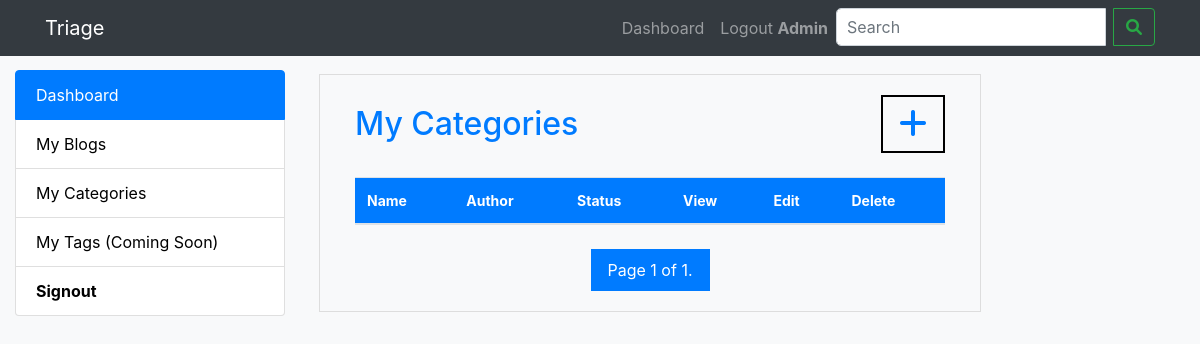
Before: /my-categories/ (signed in) with the older database file.
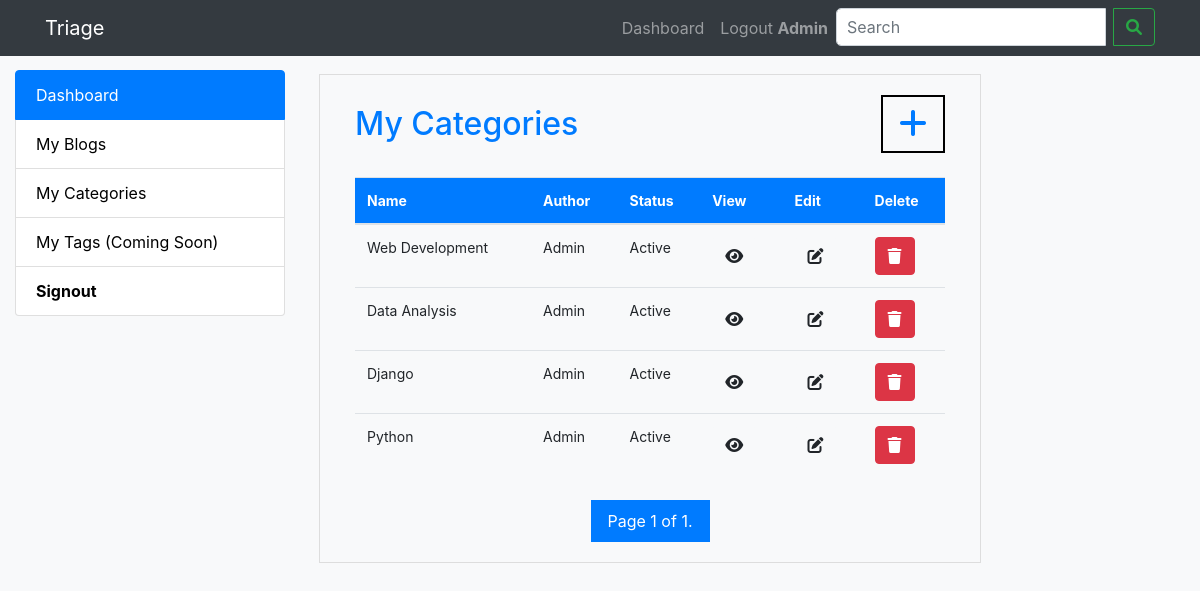
After: the same page with the newer database file.
### blog/models.py (models this page shows, shortened)
class Category(models.Model):
    name = models.CharField(max_length=255)
    content = models.CharField(max_length=255)
    author = models.ForeignKey(User, on_delete=models.CASCADE)
    created_at = models.DateTimeField(auto_now_add=True)
    updated_at = models.DateTimeField(auto_now=True)
    image = models.ImageField(upload_to='category/images', blank=True, null=True, default="")

### blog/views.py (the view)
# urls.py: path('my-categories/', views.my_categories, name='my-categories'),
def my_categories(request):
    categories = Category.objects.filter(author=request.user).order_by('-created_at')    # Get the user's categories
    blogs_per_page = 10
    paginator = Paginator(categories, blogs_per_page)
    page_number = request.GET.get('page')
    page_obj = paginator.get_page(page_number)
    context = {'page_obj': page_obj}
    return render(request, 'my_categories.html', context)

### templates/my_categories.html (shortened to what this page needs)
{% extends 'dashboardbase.html' %}
{% load static %}
{% block content %}
<div class="table-container" id="table-own">
    <div class="container-fluid">
        <div class="row">
            <div class="col-md-12">
                <h2 class="mb-4 blue-text">My Categories <a class="nav-link" href="/addcategory/" id="add-blog-btn"><i class="fas fa-plus"></i></a></h2>
                <table class="table table-hover">
                  <thead class="p-3 mb-2 bg-primary text-white">
                    <tr>
                      <th scope="col">Name</th>
                      <th scope="col">Author</th>
                      <th scope="col">Status</th>
                      <th scope="col">View</th>
                      <th scope="col">Edit</th>
                      <th scope="col">Delete</th>
                    </tr>
                  </thead>
                  <tbody>
                    {% for blog_category in page_obj %}
                    <tr>
                      <td>{{ blog_category.name }}</td>
                      <td>{{ blog_category.author.username }}</td>
                      <td>Active</td>
                      <td>
                        <a href="/category/{{blog_category.id}}/blogs/" class="btn btn-light">
                          <i class="fas fa-eye"></i>
                        </a>
                      </td>
                      <td>
                        <a href="/edit-category/{{blog_category.id}}/" class="btn btn-light">
                          <i class="fas fa-pen-to-square"></i>
                        </a>
                      </td>
                      <td>
                        <a href="/delete-category/{{blog_category.id}}/" class="btn btn-danger">
                          <i class="fas fa-trash"></i>
                        </a>
                      </td>
                    </tr>
                    {% endfor %}
                  </tbody>
                </table>
                <div class="pagination mt-4">
                  <span class="step-links">
                    <span class="current">
                      Page {{ page_obj.number }} of {{ page_obj.paginator.num_pages }}.
                    </span>
                  </span>
                </div>
            </div>
        </div>
    </div>
</div>
{% endblock content %}

Changed rows visible on the page:
added Category: name "Web Development", author.username "Admin"
added Category: name "Data Analysis", author.username "Admin"
added Category: name "Django", author.username "Admin"
added Category: name "Python", author.username "Admin"
